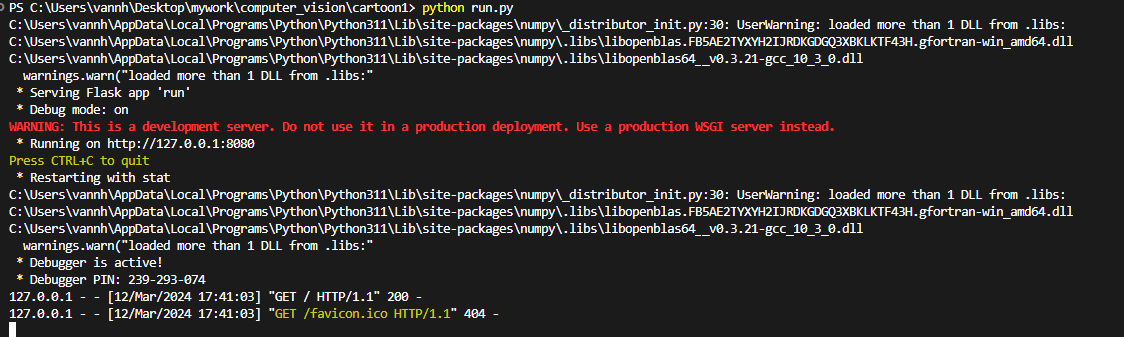
#> input picture Jan2022-Jan2024/4. Cartoon-transform-sketch/color_img_clustering_approach/templates/rev1.PNG, 1124 x 337 px
$ python -i demo.py   (imports and definitions only)
#> lines starting #> are read from the running program, lines starting #| are printed output that depends on the picture; after the words box and inside, x2 and y2 are one past the last pixel; in counts of white or black regions, pixels touching at a corner belong together
#> further down, picture is the input picture: shape (337, 1124, 3); mean B, G, R 44, 44.3, 45.7
import warnings
import cv2
import easygui
import numpy as np
import imageio
from sklearn.cluster import KMeans
import sys
import matplotlib.pyplot as plt
import os
import tkinter as tk
from tkinter import filedialog
from tkinter import *
from PIL import ImageTk, Image

# [1 line not run here, left out]

# [25 lines left out: function KMean_transform, not called in this run]

def smoothing_image(img, size=(960, 640)):
    """
        Smoothing image by using median-bluring into the gray-scale image
    """
#> called with size = (960, 640)
    ReSized1 = cv2.resize(img, size)
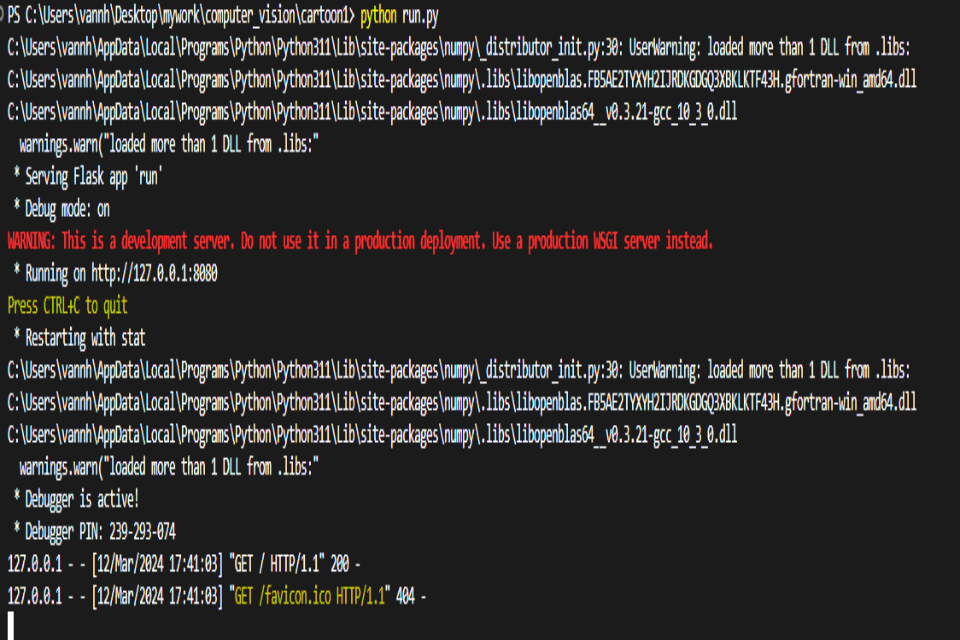
#> ReSized1: shape (640, 960, 3); mean B, G, R 44, 44.3, 45.7

    # converting an image to grayscale
    grayScaleImage= cv2.cvtColor(img, cv2.COLOR_BGR2GRAY)
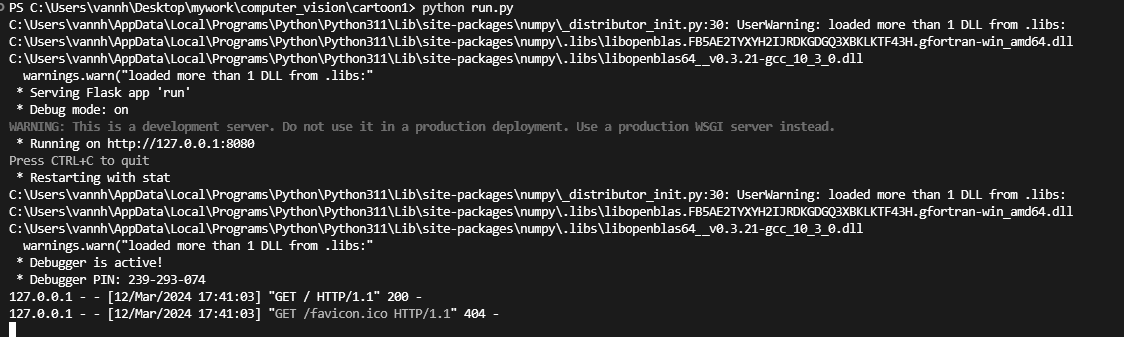
#> grayScaleImage: shape (337, 1124); min 27, max 255, mean 44.7
    ReSized2 = cv2.resize(grayScaleImage, size)
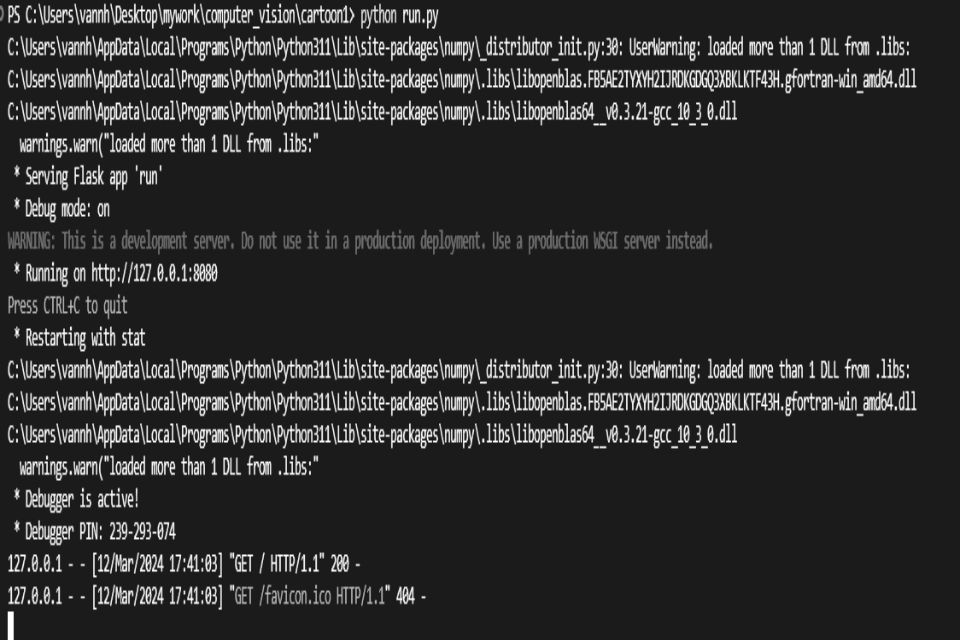
#> ReSized2: shape (640, 960); min 27, max 255, mean 44.6

    # applying median blur to smoothen an image
    smoothGrayScale = cv2.medianBlur(grayScaleImage, 5)
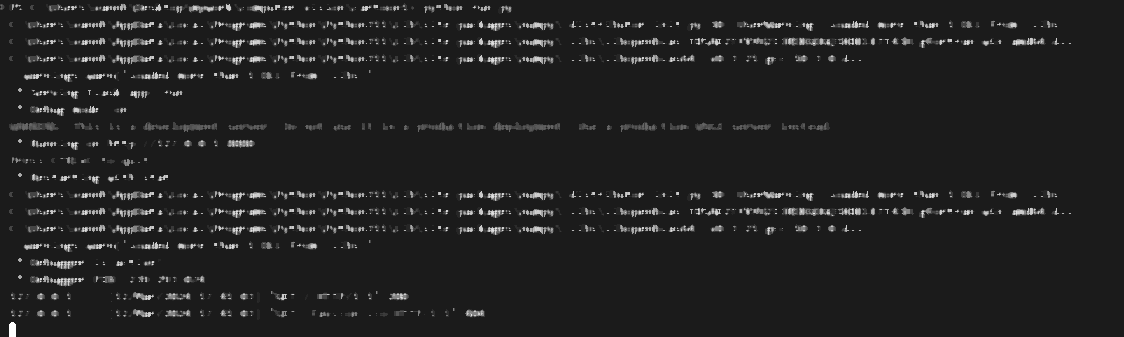
#> smoothGrayScale: shape (337, 1124); min 27, max 255, mean 34.6
    ReSized3 = cv2.resize(smoothGrayScale, size)
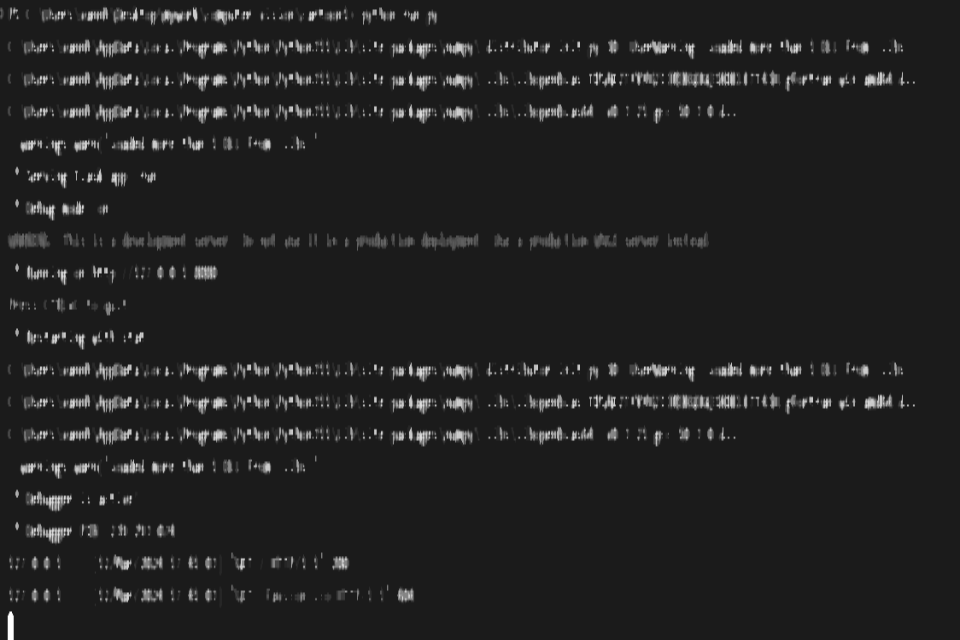
#> ReSized3: shape (640, 960); min 27, max 255, mean 34.6

    getEdge = cv2.adaptiveThreshold(smoothGrayScale, 255,
        cv2.ADAPTIVE_THRESH_MEAN_C,
        cv2.THRESH_BINARY, 9, 9)
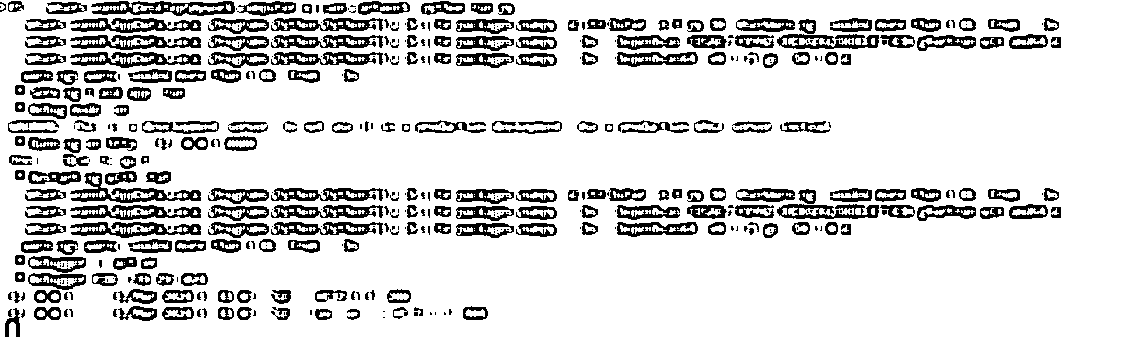
#> getEdge: shape (337, 1124); 84% white; 535 black regions (260 under 20 px), largest, box (x1, y1, x2, y2) and area: (70, 172, 201, 203) 1175, (91, 1, 235, 16) 1161, (70, 52, 201, 68) 1026

    ReSized4 = cv2.resize(getEdge, size)
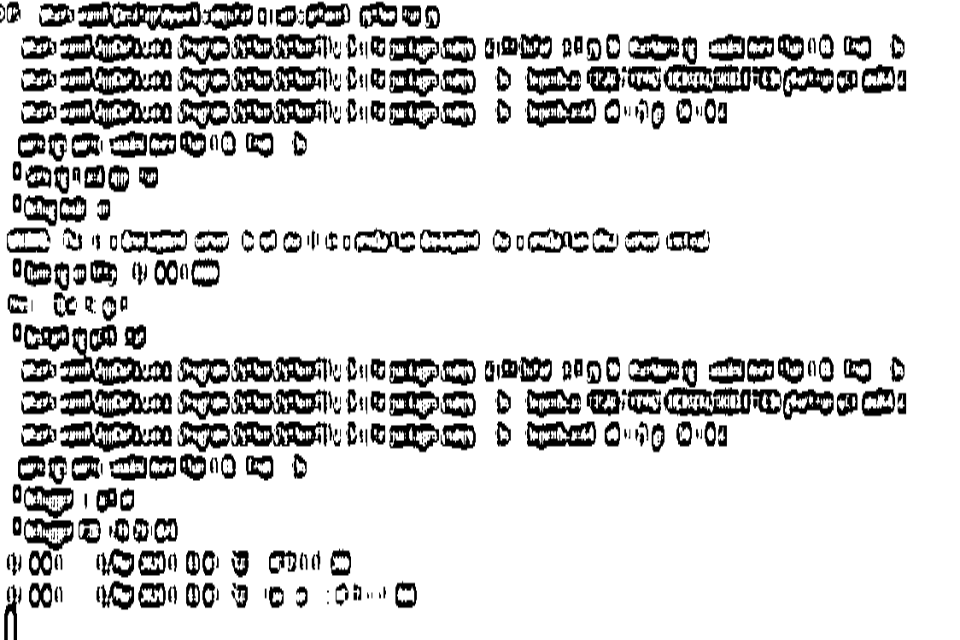
#> ReSized4: shape (640, 960); min 0, max 255, mean 214.2

    return ReSized1, getEdge, ReSized4

# [44 lines left out: function to_cartoon, not called in this run]

def upload():
    ImagePath = easygui.fileopenbox()
    to_cartoon(ImagePath, n_clusters)

# [9 lines left out: function save, not called in this run]

# [20 lines not run here, left out]

>>> import cv2
>>> picture = cv2.imread('color_img_clustering_approach/templates/rev1.PNG')
>>> result = smoothing_image(picture)

$ run again, on Jan2022-Jan2024/4. Cartoon-transform-sketch/color_img_clustering_approach/templates/rev2.PNG
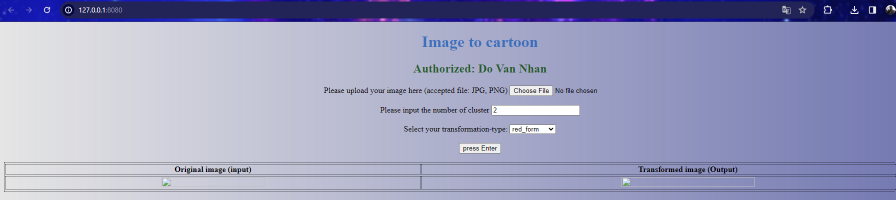
#> input picture Jan2022-Jan2024/4. Cartoon-transform-sketch/color_img_clustering_approach/templates/rev2.PNG, 1791 x 400 px (shown at 1/2 size)
#> picture is the input picture: shape (400, 1791, 3); mean B, G, R 190.4, 158.3, 156
#> in smoothing_image, `getEdge = cv2.adaptiveThreshold(smoothGrayScale, 255, cv2.ADAPTIVE_THR..`:
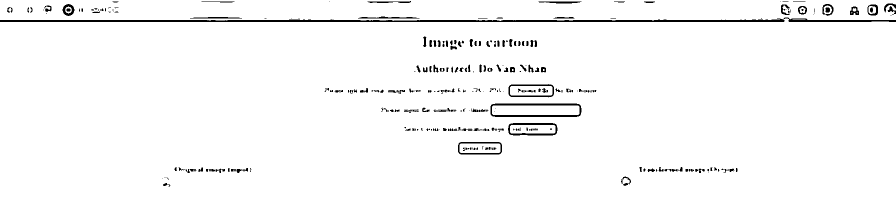
#> getEdge: shape (400, 1791) (shown at 1/2 size); 97.2% white; 315 black regions (161 under 20 px), largest, box (x1, y1, x2, y2) and area: (0, 35, 1791, 44) 7130, (981, 207, 1163, 234) 1516, (1016, 246, 1115, 271) 828
#> in smoothing_image, `ReSized4 = cv2.resize(getEdge, size)`:
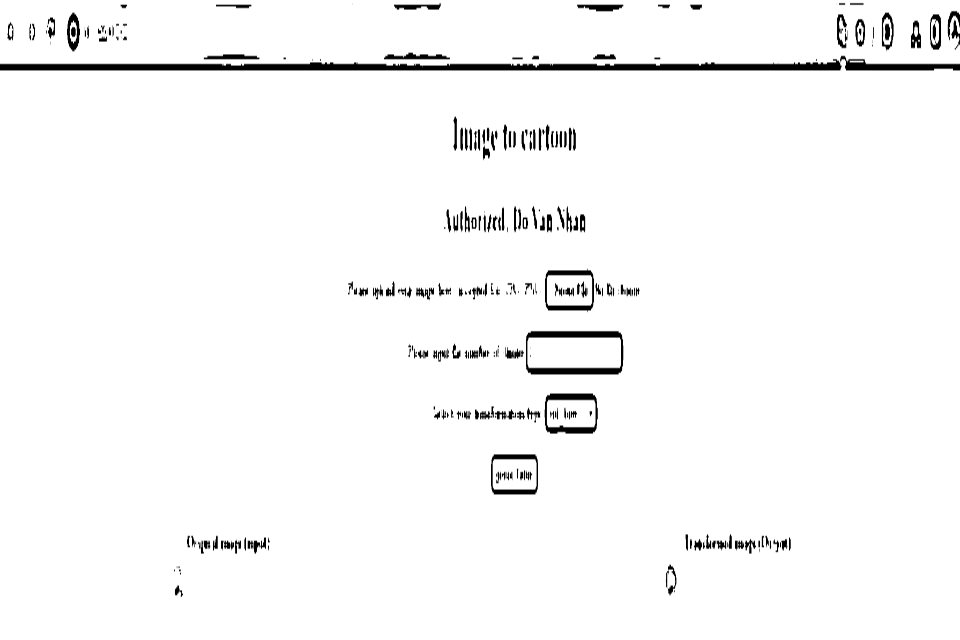
#> ReSized4: shape (640, 960); min 0, max 255, mean 247.8

$ run again, on Jan2022-Jan2024/4. Cartoon-transform-sketch/color_img_clustering_approach/templates/rev3.PNG
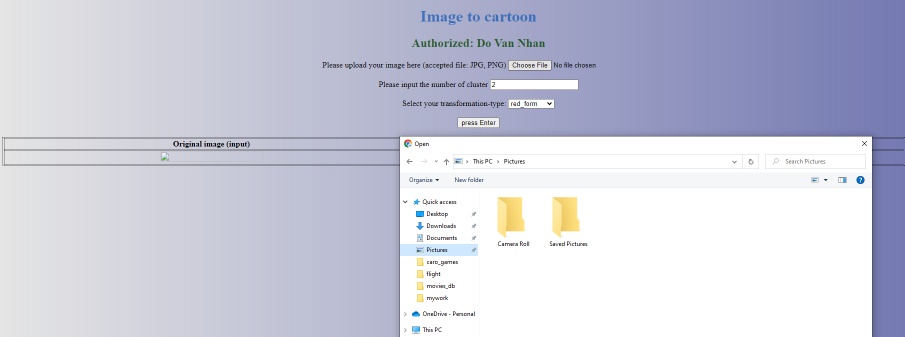
#> input picture Jan2022-Jan2024/4. Cartoon-transform-sketch/color_img_clustering_approach/templates/rev3.PNG, 1809 x 674 px (shown at 1/2 size)
#> picture is the input picture: shape (674, 1809, 3); mean B, G, R 219.4, 204.3, 202.8
#> in smoothing_image, `getEdge = cv2.adaptiveThreshold(smoothGrayScale, 255, cv2.ADAPTIVE_THR..`:
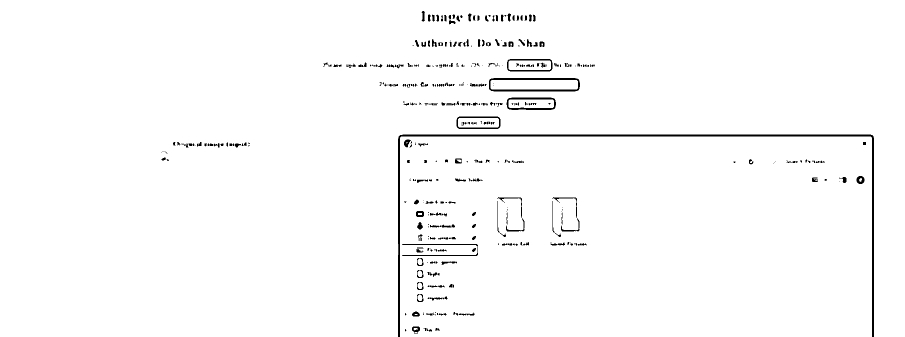
#> getEdge: shape (674, 1809) (shown at 1/2 size); 98.2% white; 404 black regions (213 under 20 px), largest, box (x1, y1, x2, y2) and area: (796, 269, 1748, 674) 6975, (978, 156, 1160, 183) 1516, (1013, 195, 1112, 220) 828
#> in smoothing_image, `ReSized4 = cv2.resize(getEdge, size)`:
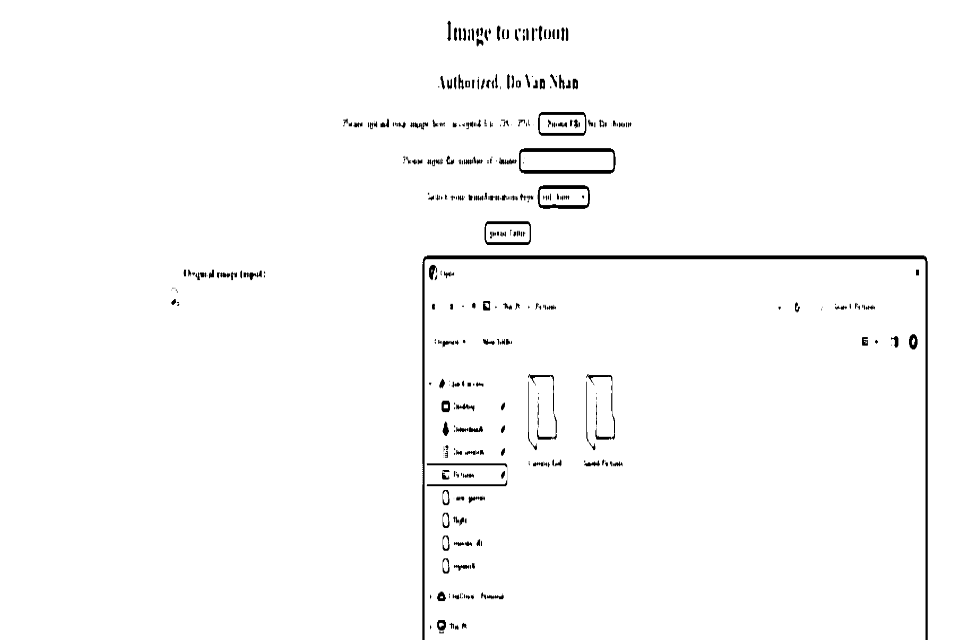
#> ReSized4: shape (640, 960); min 0, max 255, mean 250.3

$ run again, on Jan2022-Jan2024/4. Cartoon-transform-sketch/color_img_clustering_approach/templates/rev4.PNG
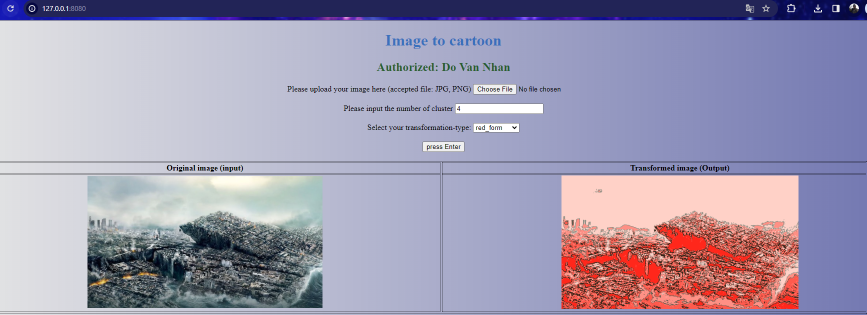
#> input picture Jan2022-Jan2024/4. Cartoon-transform-sketch/color_img_clustering_approach/templates/rev4.PNG, 1733 x 629 px (shown at 1/2 size)
#> picture is the input picture: shape (629, 1733, 3); mean B, G, R 178, 154.9, 161.3
#> getEdge: shape (629, 1733); 94% white; 1647 black regions (968 under 20 px), largest, box (x1, y1, x2, y2) and area: (0, 32, 1733, 41) 6898, (175, 457, 645, 616) 3240, (1120, 347, 1601, 478) 2432
#> in smoothing_image, `ReSized4 = cv2.resize(getEdge, size)`:
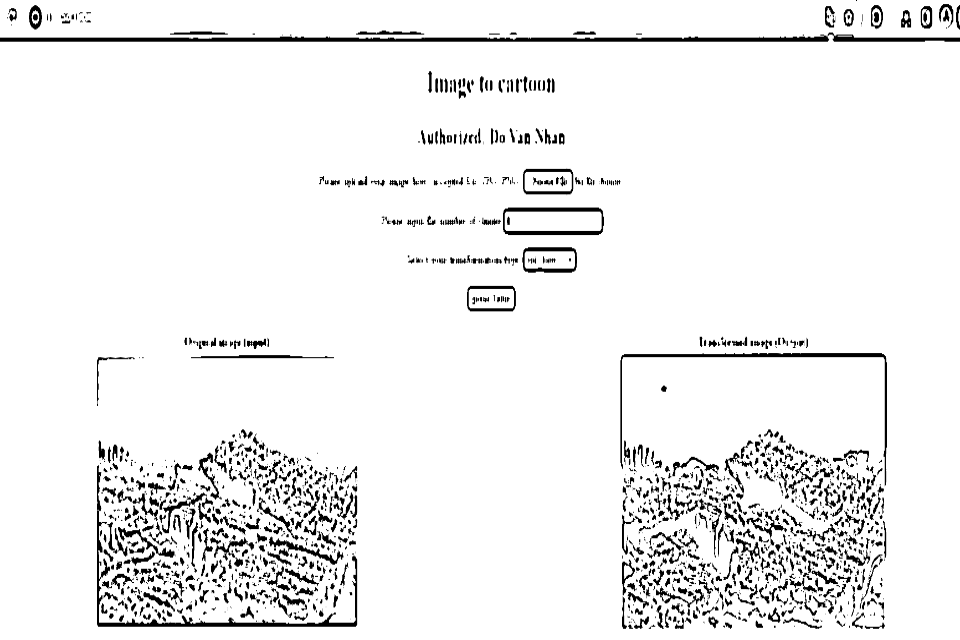
#> ReSized4: shape (640, 960); min 0, max 255, mean 239.8
